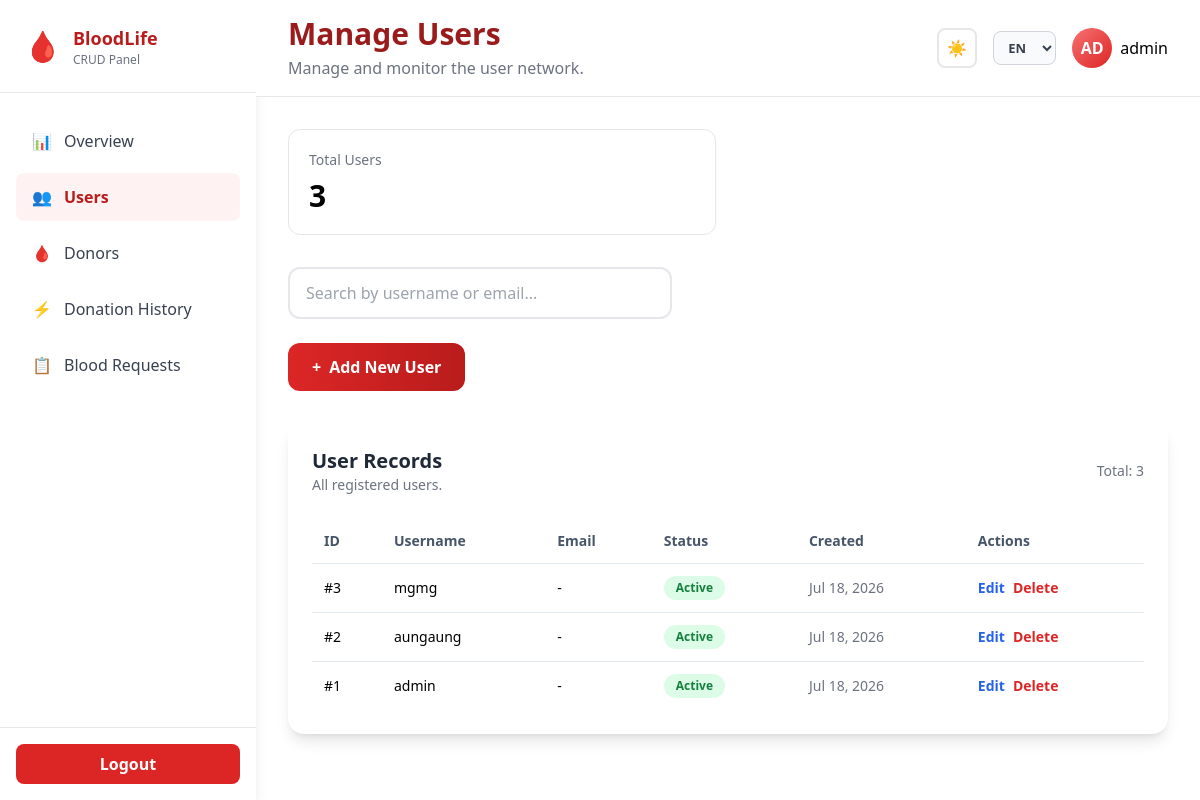
/admin/logindata.php (signed in), run on the app's committed database.
### tables this page shows
CREATE TABLE users (
    id INT AUTO_INCREMENT PRIMARY KEY,
    username VARCHAR(50) NOT NULL UNIQUE,
    email VARCHAR(100),
    password VARCHAR(255) NOT NULL,
    role ENUM('Admin','User') NOT NULL DEFAULT 'User',
    status ENUM('Active','Inactive') DEFAULT 'Active',
    myanmar_name VARCHAR(100) DEFAULT NULL,
    created_at TIMESTAMP DEFAULT CURRENT_TIMESTAMP
);

### admin/logindata.php (the view, shortened to what this page needs)
<?php
require_once __DIR__ . '/../config/db.php';
$users = [];
$result = $conn->query("SELECT * FROM users ORDER BY id DESC");
if ($result && $result->num_rows > 0) {
    $users = $result->fetch_all(MYSQLI_ASSOC);
}
$stats = [
    'total' => $conn->query("SELECT COUNT(*) AS c FROM users")->fetch_assoc()['c'] ?? 0,
];
$edit_row = null;
?>
<!DOCTYPE html>
<html lang="en">
<head>
    <script src="https://cdn.tailwindcss.com"></script>
    <link rel="stylesheet" href="../assets/css/myanmar-font.css">
</head>
<body class="bg-gray-100 dark:bg-gray-900">
<div class="flex min-h-screen">
    <div class="w-64 bg-white shadow-lg hidden md:flex flex-col sticky top-0 self-start h-screen overflow-y-auto">
        <div class="p-6 border-b border-gray-200">
            <div class="flex items-center space-x-3">
                <span class="text-3xl">🩸</span>
                <div>
                    <h1 class="font-bold text-lg text-red-700">BloodLife</h1>
                    <p class="text-xs text-gray-500">CRUD Panel</p>
                </div>
            </div>
        </div>
        <nav class="flex-1 px-4 py-6 space-y-2">
            <a href="dashboard.php" class="flex items-center space-x-3 px-4 py-3 text-gray-700 hover:bg-gray-100 rounded-lg transition">
                <span>📊</span> <span data-i18n="overview">Overview</span>
            </a>
            <a href="logindata.php" class="flex items-center space-x-3 px-4 py-3 bg-red-50 text-red-700 rounded-lg font-semibold">
                <span>👥</span> <span>Users</span>
            </a>
            <a href="donor_crud.php" class="flex items-center space-x-3 px-4 py-3 text-gray-700 hover:bg-gray-100 rounded-lg transition">
                <span>🩸</span> <span>Donors</span>
            </a>
            <a href="donation_history_crud.php" class="flex items-center space-x-3 px-4 py-3 text-gray-700 hover:bg-gray-100 rounded-lg transition">
                <span>⚡</span> <span>Donation History</span>
            </a>
            <a href="requests.php" class="flex items-center space-x-3 px-4 py-3 text-gray-700 hover:bg-gray-100 rounded-lg transition">
                <span>📋</span> <span>Blood Requests</span>
            </a>
        </nav>
        <div class="p-4 border-t border-gray-200">
            <a href="logout.php" onclick="return confirm('Are you sure you want to logout?')" class="w-full bg-red-600 text-white flex justify-center py-2 rounded-lg font-semibold hover:bg-red-700 transition" data-i18n="logout">Logout</a>
        </div>
    </div>
    <main class="flex-1">
        <header class="bg-white border-b px-8 py-4 flex justify-between items-center sticky top-0 z-30">
            <div>
                <h2 class="text-3xl font-bold text-red-800">Manage Users</h2>
                <p class="text-gray-500 mt-1">Manage and monitor the user network.</p>
            </div>
            <div class="flex items-center gap-4">
                <button type="button" class="theme-toggle-btn relative w-10 h-10 rounded-lg border-2 border-gray-200 bg-gray-50 flex items-center justify-center cursor-pointer hover:border-red-400 transition" onclick="toggleTheme()"><span class="theme-icon-sun">☀️</span><span class="theme-icon-moon" style="display:none">🌙</span></button>
                <select class="lang-toggle-select" aria-label="Language" style="font-size:0.8125rem;font-weight:600;border-radius:0.5rem;border:1px solid #d1d5db;background-color:#f9fafb;color:#374151;padding:6px 10px;cursor:pointer;">
                    <option value="en">EN</option>
                </select>
                <div class="relative" id="adminMenu">
                    <div class="flex items-center gap-2 cursor-pointer" onclick="toggleAdminDropdown()">
                        <div class="w-10 h-10 bg-gradient-to-br from-red-400 to-red-600 text-white rounded-full flex items-center justify-center font-bold">
                            <?= strtoupper(substr($_SESSION['username'] ?? 'A', 0, 2)) ?>
                        </div>
                        <span class="font-medium"><?= htmlspecialchars($_SESSION['username'] ?? 'Admin') ?></span>
                    </div>
                </div>
            </div>
        </header>
        <div class="p-8">
            <div class="grid grid-cols-1 md:grid-cols-2 gap-6 mb-8">
                <div class="bg-white rounded-xl border p-5 stat-card">
                    <p class="text-gray-500 text-sm">Total Users</p>
                    <h3 class="text-3xl font-bold mt-2"><?= $stats['total'] ?></h3>
                </div>
            </div>
            <div class="w-96 mb-6">
                <input id="searchInput" type="text" placeholder="Search by username or email..." class="w-full border-2 border-gray-200 rounded-xl px-4 py-3 focus:outline-none focus:border-red-500 transition">
            </div>
            <div class="mb-8">
                <button onclick="toggleForm()" id="toggleFormBtn" class="bg-gradient-to-r from-red-600 to-red-700 text-white font-semibold px-6 py-3 rounded-xl hover:shadow-lg transition flex items-center gap-2">
                    <span>+</span>
                    <span><?= $edit_row ? 'Edit User' : 'Add New User' ?></span>
                </button>
            </div>
            <div class="bg-white rounded-2xl shadow-lg p-6">
                <div class="flex items-center justify-between mb-6">
                    <div>
                        <h3 class="text-xl font-bold text-gray-800">User Records</h3>
                        <p class="text-sm text-gray-500">All registered users.</p>
                    </div>
                    <span class="text-sm text-gray-500">Total: <?= count($users) ?></span>
                </div>
                <div class="overflow-x-auto">
                    <table class="w-full text-left text-sm border-collapse">
                        <thead>
                            <tr class="bg-gray-50 text-slate-600">
                                <th class="p-3">ID</th>
                                <th class="p-3">Username</th>
                                <th class="p-3">Email</th>
                                <th class="p-3">Status</th>
                                <th class="p-3">Created</th>
                                <th class="p-3">Actions</th>
                            </tr>
                        </thead>
                        <tbody>
                            <?php if (count($users) > 0): ?>
                                <?php foreach ($users as $u): ?>
                                    <?php
                                    $statusColor = ($u['status'] ?? 'Active') === 'Active' ? 'bg-green-100 text-green-700' : 'bg-red-100 text-red-700';
                                    ?>
                                    <tr class="user-row border-t border-slate-200 hover:bg-gray-50">
                                        <td class="p-3 font-medium">#<?= $u['id'] ?></td>
                                        <td class="p-3 font-medium"><?= htmlspecialchars($u['username']) ?></td>
                                        <td class="p-3"><?= htmlspecialchars($u['email'] ?? '-') ?></td>
                                        <td class="p-3"><span class="inline-flex rounded-full px-3 py-1 text-xs font-semibold <?= $statusColor ?>"><?= htmlspecialchars($u['status']) ?></span></td>
                                        <td class="p-3 text-gray-500"><?= date('M d, Y', strtotime($u['created_at'])) ?></td>
                                        <td class="p-3">
                                            <div class="flex gap-2">
                                                <a href="logindata.php?edit=<?= $u['id'] ?>" class="text-blue-600 hover:text-blue-800 font-semibold">Edit</a>
                                                <a href="logindata.php?delete=<?= $u['id'] ?>" class="text-red-600 hover:text-red-800 font-semibold" onclick="return confirm('Delete this user?')">Delete</a>
                                            </div>
                                        </td>
                                    </tr>
                                <?php endforeach; ?>
                            <?php else: ?>
                                <tr><td colspan="6" class="p-8 text-center text-gray-500">No users found.</td></tr>
                            <?php endif; ?>
                        </tbody>
                    </table>
                </div>
            </div>
        </div>
    </main>
</div>
</body>
</html>

### admin/logindata.php (style rules this page uses)
.stat-card { transition: all 0.3s ease; }
html:not(.dark) body { background-color: #ffffff !important; background-image: none !important; }
html:not(.dark) .bg-gray-50 { background-color: #ffffff !important; }
html:not(.dark) .bg-gray-100 { background-color: #ffffff !important; }

### data on the page
users: id "3", username "mgmg", email "-", status "Active", created_at "Jul 18, 2026"
users: id "2", username "aungaung", email "-", status "Active", created_at "Jul 18, 2026"
users: id "1", username "admin", email "-", status "Active", created_at "Jul 18, 2026"

### other printed values
substr($_SESSION['username'] ?? 'A', 0, 2) "AD"
$_SESSION['username'] "admin"
$stats['total'] "3"
count($users) "3"
